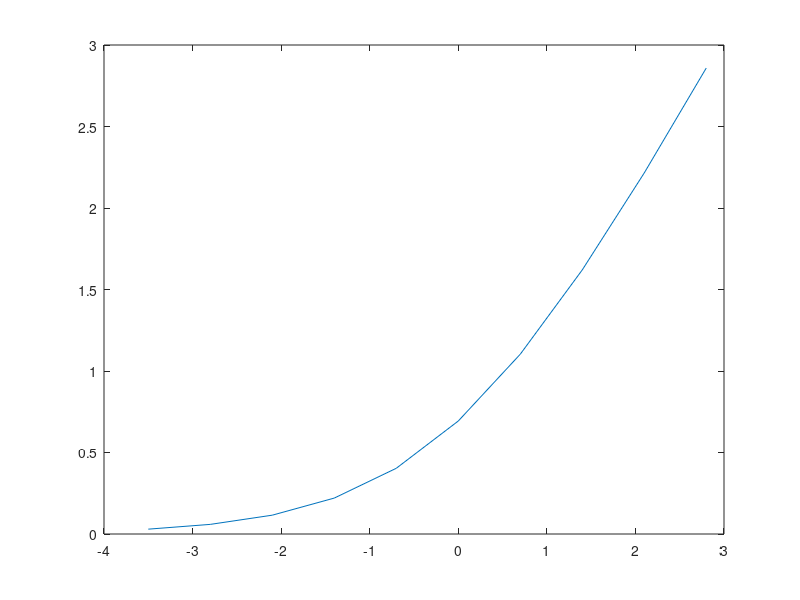

MATLAB code to generate this figure:
function [] = test_multivariate()
    n = 1;
    r = 10;
    eps = 0.7;
    x_init = ones(n,1).*(r*eps/2);
    [approx, x] = approximate(n, r, eps, x_init);
    disp(x);
    disp(approx);
    y = zeros(1,r);
    for k = 1:r
        y(k) = find_sup(r, approx, x(k));
    end
    plot(x,y);
end

function [y_max] = find_sup(r, approx, x)
    y_max = -1000;
    for k = 1:r
        a_k = approx(k,1);
        b_k = approx(k,2);
        y = hyperplane(x, a_k, b_k);
        if y>y_max
            y_max = y;
        end
    end
end

function [approx, x] = approximate(n, r, eps, x_init)
    approx = zeros(r,n+1);
    x = zeros(r,n);
    x_k = -x_init;
    for k = 1:r
        % Find the tangent hyperplane
        approx(k,:) = find_hyperplane(x_k, n);
        x(k,:) = x_k;
        x_k = x_k+eps;
    end
end

function [y] = lse(x)
    y = log(1+exp(x));
end

function [w] = find_hyperplane(a, n)
    w = zeros(1,n+1);
    for i=1:n
        w(i) = find_a(a, n, i);
    end
    w(n+1) = find_b(a, n);
end

function [a_i] = find_a(a, n, i)
    sum = 1;
    for j=1:n
        sum = sum + exp(a(j));
    end
    a_i = exp(a(i))/(sum);
end

function [b] = find_b(a, n)
    sum = 1;
    % Calculate the denominator.
    for j=1:n
        sum = sum + exp(a(j));
    end
    res = 0;
    for j=1:n
        res = res - a(j)*exp(a(j))/sum;
    end
    b = res + log(sum);
end

function y = hyperplane(x, a, b)
    y = a.*x+b;
end